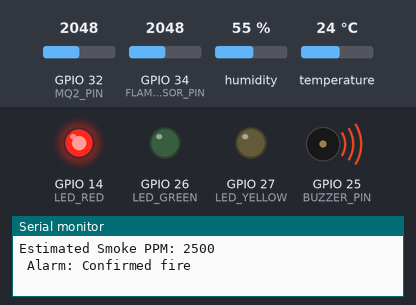
Simulated run of this sketch. Board: ESP32. Parts: output pins drawn as LEDs (lit = HIGH), buzzer (waves = sounding), the last lines printed to the serial monitor. The test bench sets the inputs (shaded band); at power-on: GPIO 34 (FLAME_SENSOR_PIN) = 2048, temperature 24 °C, GPIO 32 (MQ2_PIN) = 2048, humidity 55 %. WiFi joins after 1.5 s; servers stay silent unless stated; no MQTT or app messages arrive unless stated.

Above: at 2.7 s.
2.8 s: GPIO 34 (FLAME_SENSOR_PIN) set to 1074
4.3 s: GPIO 34 (FLAME_SENSOR_PIN) set to 948
At 6.4 s:
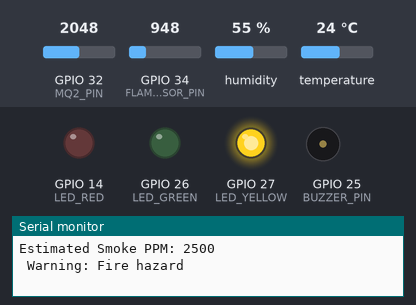
7.8 s: temperature set to 39.3 °C
11.3 s: temperature set to 40.8 °C
At 14.4 s:
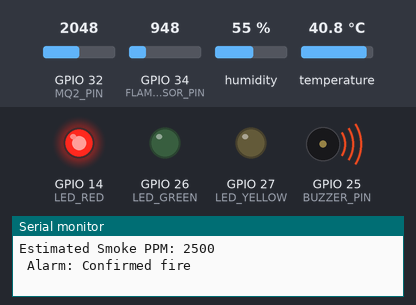
14.8 s: temperature set to 12 °C
At 15.45 s:
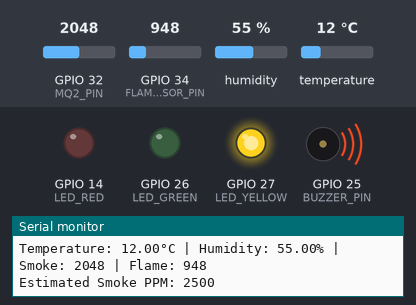
Timing chart, 0 to 19.3 s (numbered marks = the images above; inputs shaded):
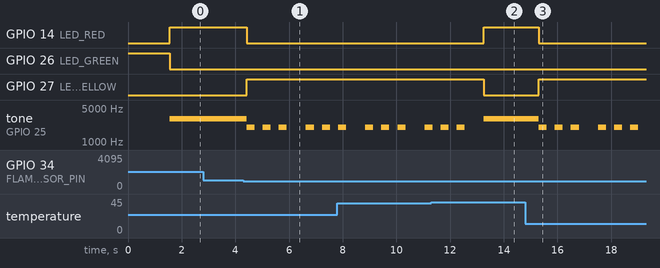

The sketch:

fire_detector.ino
```cpp
 #include <WiFi.h>
  #include <PubSubClient.h>
  #include <Adafruit_Sensor.h>
  #include <DHT.h>
  #include <WiFiManager.h>


  #define MQ2_PIN 32
  #define FLAME_SENSOR_PIN 34
  #define DHT_PIN 4
  #define DHT_TYPE DHT22
  #define BUZZER_PIN 25
  #define LED_GREEN 26
  #define LED_YELLOW 27
  #define LED_RED 14

  DHT dht(DHT_PIN, DHT_TYPE);

  const char* mqtt_server = ".............";
  const int mqtt_port=1883;
  const char* topic_temp = "sensors/temperature";
  const char* topic_hum = "sensors/humidity";
  const char* topic_smoke = "sensors/smoke";
  const char* topic_flame = "sensors/flame";

  WiFiClient espClient;
  PubSubClient client(espClient);

  float lastTemperature = 0;

  void setup() {
    Serial.begin(115200);
    dht.begin();
    pinMode(MQ2_PIN, INPUT);
    pinMode(FLAME_SENSOR_PIN, INPUT);
    pinMode(BUZZER_PIN, OUTPUT);
    pinMode(LED_GREEN, OUTPUT);
    pinMode(LED_YELLOW, OUTPUT);
    pinMode(LED_RED, OUTPUT);

      // Intial state
    digitalWrite(LED_GREEN, HIGH);
    digitalWrite(LED_YELLOW, LOW);
    digitalWrite(LED_RED, LOW);
    digitalWrite(BUZZER_PIN, LOW);

    setup_wifi();
    client.setServer(mqtt_server,mqtt_port);

    }

    void setup_wifi() {
      WiFiManager wifiManager;
      if (!wifiManager.autoConnect("FireDetector-Setup", "12345678")) {
         Serial.println("Connection failed, restarting ESP...");
         delay(3000);
         ESP.restart();
     }

    Serial.println("WiFi connected!");
    Serial.print("Local IP: ");
    Serial.println(WiFi.localIP());

    }

    void reconnect(){
      while (!client.connected()){
            Serial.print("ΜQTT Connection attempt");
            if(client.connect("ESP32Client")){
             Serial.println("Connected");
             } else{
            Serial.print("failed, returnCode= ");
            Serial.print(client.state());
            Serial.print("test in 3 second");
            delay(3000);
            }
         }
      }


     void sendMQTT(const char* topic, float value){
          char buffer[10];
        dtostrf(value, 1, 2, buffer);
        client.publish(topic, buffer);
      }
      void loop() {

        if (!client.connected()) {
           reconnect();
          }
      client.loop();


      int smokeValue = analogRead(MQ2_PIN); // Read MQ-2
      int ppm = map(smokeValue, 0, 4095, 0, 5000); //Approximate smoke concentration (PPM)

      int flameValue = analogRead(FLAME_SENSOR_PIN); // Read flame sensor
      float temperature = dht.readTemperature(); // Read Temperature
      float humidity = dht.readHumidity(); // Read Humidity

      if (isnan(temperature) || isnan(humidity)) {
          Serial.println("Error reading from DHT22 sensor");
          return;
        }

    sendMQTT(topic_temp, temperature);
    sendMQTT(topic_hum, humidity);
    sendMQTT(topic_smoke, ppm);
    sendMQTT(topic_flame, flameValue);


      // Print value at serial monitor
      Serial.print("Temperature: "); Serial.print(temperature);
      Serial.print("°C | Humidity: "); Serial.print(humidity);
      Serial.print("% | Smoke: "); Serial.print(smokeValue);
      Serial.print(" | Flame: "); Serial.println(flameValue);
      Serial.print("Estimated Smoke PPM: ");Serial.println(ppm);

    // Evaluate current sensor readings and trigger appropriate local alerts (LEDs, buzzer)

            //   Confirmed fire
         if ((smokeValue > 900 && temperature > 40) ||    // smoke and Tempereature
            (flameValue > 1000 && smokeValue > 900)   ||   // flame and Smoke
            (temperature > 40 && humidity < 30)) {        //Temperature and low humidity
            digitalWrite(LED_GREEN, LOW);
            digitalWrite(LED_YELLOW, LOW);
            digitalWrite(LED_RED, HIGH);
            tone(BUZZER_PIN, 3000);
            Serial.println(" Alarm: Confirmed fire");
          }

       //  Warning: signs of fire

        else if ((smokeValue >= 500) || (temperature > 38 && (temperature - lastTemperature > 0.2)) || (flameValue > 850) || (humidity < 35)) {
          digitalWrite(LED_GREEN, LOW);
          digitalWrite(LED_YELLOW, HIGH);
          digitalWrite(LED_RED, LOW);

          for (int i = 0; i < 3; i++) {  // warning sound
            tone(BUZZER_PIN, 2000);
            delay(300);
            noTone(BUZZER_PIN);
            delay(300);
          }

          Serial.println(" Warning: Fire hazard");
      }
      // Normal State
    else {
          digitalWrite(LED_GREEN, HIGH);
          digitalWrite(LED_YELLOW, LOW);
          digitalWrite(LED_RED, LOW);
          digitalWrite(BUZZER_PIN, LOW);
          noTone(BUZZER_PIN);
          Serial.println(" Normal State: There is no fire.");
      }

      lastTemperature = temperature; // Save last temperature
      delay(400);
    }
```

Measured:
- the behaviour switches between 1001 and 1000 on GPIO 34 (FLAME_SENSOR_PIN) (found by bisection; images 0 and 1)
- the behaviour switches between 40 and 40.1 °C on temperature (found by bisection; images 1 and 2)
- after the input at 4.3 s, GPIO 14 (LED_RED): HIGH → LOW after 0.12 s; GPIO 27 (LED_YELLOW): LOW → HIGH after 0.12 s; tone on GPIO 25 (BUZZER_PIN): plays 2000 Hz for 0.30 s, 2000 Hz for 0.30 s, 2000 Hz for 0.30 s, 2000 Hz for 0.30 s, 2000 Hz for 0.30 s, starting after 0.12 s
- after the input at 11.3 s, GPIO 14 (LED_RED): LOW → HIGH after 2.0 s; GPIO 27 (LED_YELLOW): HIGH → LOW after 2.0 s
- after the input at 14.8 s, GPIO 14 (LED_RED): HIGH → LOW after 0.50 s; GPIO 27 (LED_YELLOW): LOW → HIGH after 0.50 s; tone on GPIO 25 (BUZZER_PIN): plays 2000 Hz for 0.30 s, 2000 Hz for 0.30 s, 2000 Hz for 0.30 s, 2000 Hz for 0.30 s, 2000 Hz for 0.30 s, 2000 Hz for 0.30 s, starting after 0.50 s
